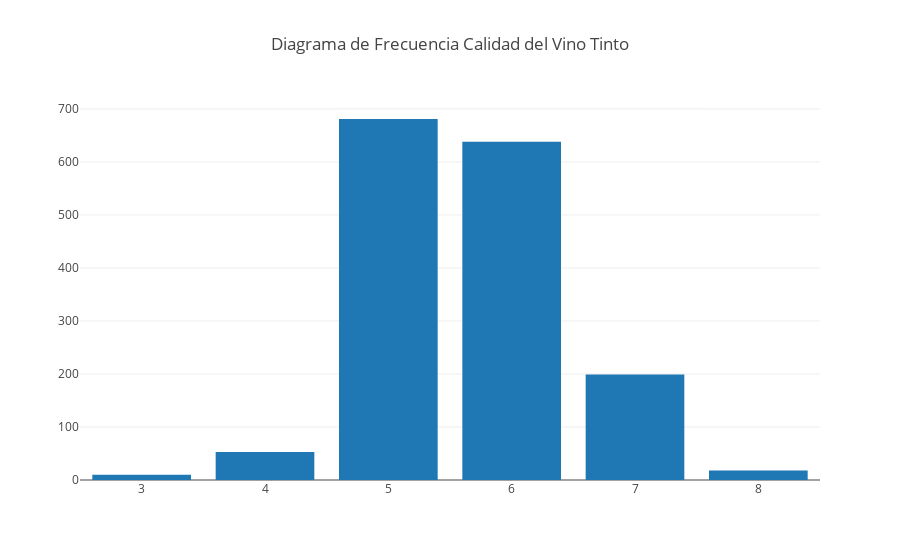

The code cell stored with this chart in its notebook:
### Code cell
dataG = [go.Bar(
            x=ejex,
            y=ejey
    )]
iplot({'data':dataG, 
       'layout': {'title': 'Diagrama de Frecuencia Calidad del Vino Tinto'}})

### Figure 1 — Plotly figure (JSON) as saved in the notebook; plotly's stock layout.template omitted (floating-point values rounded to 4 significant figures)
{"data": [{"type": "bar", "x": [3, 4, 5, 6, 7, 8], "y": [10, 53, 681, 638, 199, 18]}], "layout": {"title": "Diagrama de Frecuencia Calidad del Vino Tinto"}}
